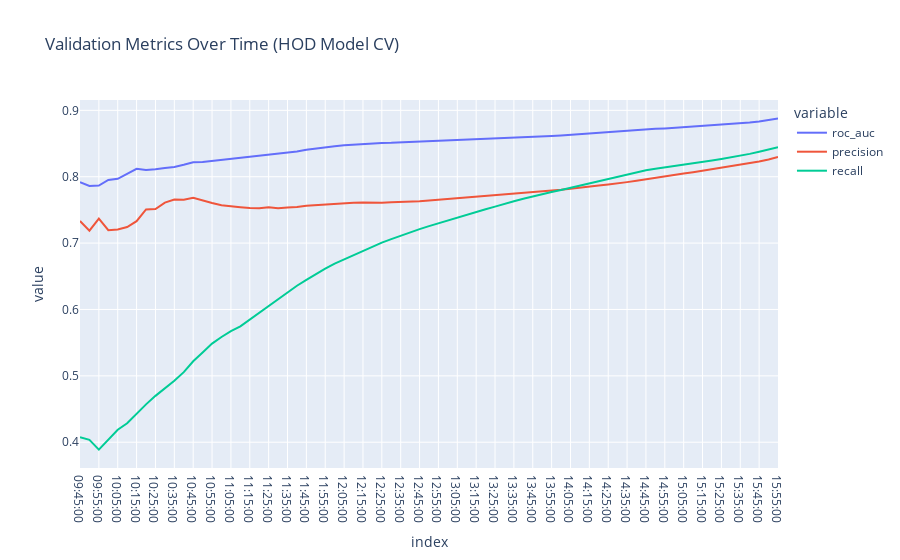

Notebook code cell kept with this figure:
### Code cell
import datetime
import plotly.express as px


time_range = [datetime.time(hour, minute) for hour in range(9, 16) for minute in range(0, 60, 5)]
time_range = [x for x in time_range if x >= datetime.time(9,45)]
df_val = pd.DataFrame()
for t in time_range:
    X_val = X_test.loc[X_test['time'] <= t].copy()
    y_val = y_test.loc[X_val.index, 'hod_in'].copy()

    y_pred_val = hod_model_cv.predict_proba(X_val)[:,-1]

    df_val.loc[t, [
        'roc_auc',
        'precision',
        'recall'
    ]] =  roc_auc_score(y_val, y_pred_val), precision_score(y_val, y_pred_val > 0.5), recall_score(y_val, y_pred_val > 0.5)


fig = px.line(df_val, title='Validation Metrics Over Time (HOD Model CV)')
fig.show()
